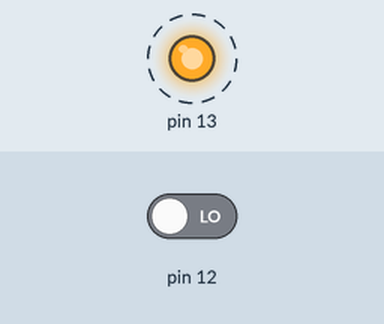
Recording of a sketch running on a simulated Arduino Uno, built with avr-gcc and run on an emulated ATmega328P. On the bench: output pins drawn as LEDs (lit = HIGH). Dashed ring = blinking. The inputs (shaded band) are chosen by the test bench; at power-on: pin 12 LOW.

Above: at 3.5 s.
Timing chart, 0 to 7.6 s (numbered marks = the images above):
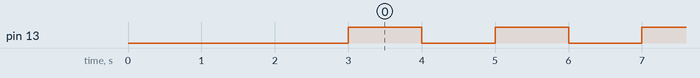

The sketch:

arduino.ino
```cpp
#include <FastLED.h>
#define LED_PIN 8
#define NUM_LEDS 8
#define BRIGHTNESS 30
#define LED_TYPE WS2811
#define COLOR_ORDER GRB
CRGB leds[NUM_LEDS];
#define UPDATES_PER_SECOND 100

int text_ok = 0;
float delayTime = 1;

//POV clock cariables
unsigned long currentMillis, elapsed_loop_counter, previousMillis;
unsigned long counter_1, current_count;

//Interruption varaibles to count rotation speed
//We create 4 variables to store the previous value of the input signal (if LOW or HIGH)
byte last_IN_state;     //Here we store the previous state on digital pin 13
float one_rot_time = 0; //Here we store the full rotation time
float time_per_deg = 0; //Here we store the time it takes to make one degree rotation

void setup()
{
  PCICR |= (1 << PCIE0);   //enable PCMSK0 scan
  PCMSK0 |= (1 << PCINT4); //Enable pin state interruption on pin D13

  //Output pins register configuration
  //DDRB |= B00000001;      //8 as output

  delay(3000); // power-up safety delay
  FastLED.addLeds<LED_TYPE, LED_PIN, COLOR_ORDER>(leds, NUM_LEDS).setCorrection(TypicalLEDStrip);
  FastLED.setBrightness(BRIGHTNESS);
  DDRB &= B11101111; //12 input

  //PORTB &= B10111110; //8 to 13 LOW
  displayString("abcdefg", delayTime);
  pinMode(13, OUTPUT);
}

void draw_a_line(int this_line)
{
  for (int i = 0; i < 8; ++i)
  {
    leds[i] = this_line & (1 << i)?CRGB:: Red : CRGB::Black;
    //leds[i] = this_line & (1 << i);
  }
  FastLED.show();
}

void displayChar(char cr, float line_delay)
{
  delayMicroseconds(line_delay * 2);
}

void displayString(char *s, float line_delay)
{
  for (int i = 0; i <= strlen(s); i++)
  {
    displayChar(s[i], line_delay);
  }
}

void loop()
{
  currentMillis = micros();
  elapsed_loop_counter = currentMillis - previousMillis;
  delayTime = time_per_deg *2 ; //we want 2 degrees for each line of the letters

  digitalWrite(13, HIGH);
  delay(1000);
  digitalWrite(13, LOW);
  delay(1000);
}

ISR(PCINT0_vect)
{
  //First we take the current count value in micro seconds using the micros() function

  current_count = micros();
  ///////////////////////////////////////Channel 1
  if (PINB & B00010000)
  { //We make an AND with the pin state register, We verify if pin 12 is HIGH???
    if (last_IN_state == 0)
    {                            //If the last state was 0, then we have a state change...
      last_IN_state = 1;         //Store the current state into the last state for the next loop
      counter_1 = current_count; //Set counter_1 to current value.
    }
  }
  else if (last_IN_state == 1)
  {                                           //If pin 8 is LOW and the last state was HIGH then we have a state change
    last_IN_state = 0;                        //Store the current state into the last state for the next loop
    one_rot_time = current_count - counter_1; //We make the time difference. Channel 1 is current_time - timer_1.
    time_per_deg = one_rot_time / 360.0;
    previousMillis = micros();
    text_ok = 1;
  }
}
```

Measured:
- by itself, pin 13: alternates HIGH for 1.0 s and LOW for 1.0 s
